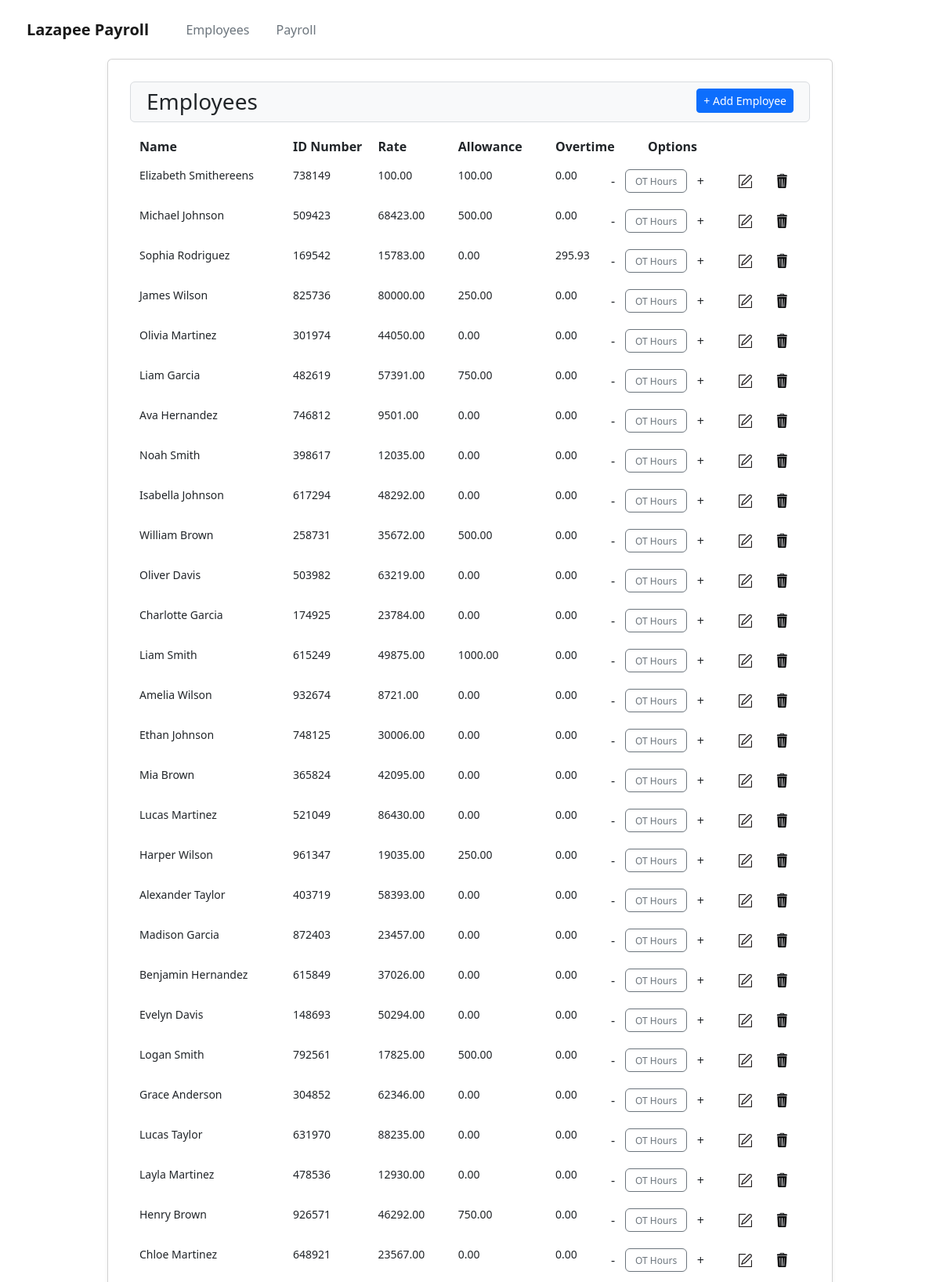
The page / (upper part) on the database its author committed.
### payroll_app/models.py (models this page shows, shortened)
class Employee(models.Model):
    name = models.CharField(max_length=25)
    id_number = models.IntegerField()
    rate = models.FloatField()
    overtime_hours = models.IntegerField(null=True, default=0)
    overtime_pay = models.FloatField(null=True, default=0)
    allowance = models.FloatField(null=True, default=0)

### payroll_app/views.py (the view)
# urls.py: path('', views.view_employees, name='view_employees'),
def view_employees(request):
    if request.method == "POST":
        pk = int(request.POST.get('pk'))
        hours = float(request.POST.get('overtime'))
        operation = request.POST.get('operation')
        if operation == 'minus':
            hours = -hours
        employee = Employee.objects.get(pk=pk)
        employee.overtime_hours = max(0, employee.overtime_hours + hours)
        employee.save()
        return JsonResponse({'overtime_pay': employee.overtime_pay})
    else:
        employee_objects = Employee.objects.all()
        return render(request, 'payroll_app/view_employees.html', {'employees':employee_objects})

### payroll_app/templates/payroll_app/view_employees.html (shortened to what this page needs)
{% extends 'payroll_app/base.html' %}
{% load static %}
{% block css %}
<link rel="stylesheet" href="{% static '/bootstrap/css/bootstrap-table.min.css' %}">
{% endblock %}
{% block content %}
<div class="col-12 card p-4 shadow-sm">
    <div class="row m-1 bg-light p-2 pb-0 rounded">
        <div class="col-6 text-start">
            <h3> Employees </h3>
        </div>
        <div class="col-6 text-end">
            <a class="btn btn-primary btn-sm" href="{% url 'create_employee' %}"> + Add Employee </a>
        </div>
    </div>
    <div class="p-2">
        <table id="employee-table" class="table table-hover" data-pagination-loop="false" data-pagination-parts="[pageSize, pageList]">
            <thead>
                <tr>
                    <th class="col-2"> Name </th>
                    <th class="col-1"> ID Number </th>
                    <th class="col-1"> Rate </th>
                    <th class="col-1"> Allowance </th>
                    <th class="col-1"> Overtime </th>
                    <th class="col-2"> Options </th>
                </tr>
            </thead>
            <tbody>
                {% for e in employees %}
                <tr>
                    <td> {{ e.name }} </td>
                    <td> {{ e.id_number }} </td>
                    <td> {{ e.rate | floatformat:"2" }} </td>
                    <td> {{ e.allowance | floatformat:"2" }} </td>
                    <td id="overtime-pay-{{ e.pk }}"> {{ e.overtime_pay | floatformat:"2" }} </td>
                    <td>
                        <div class="d-flex align-items-center justify-content-center m-0">
                            <button id="minus-button-{{ e.pk }}" class="btn overtime-minus hour-btn">
                                -
                            </button>
                            <input type="text" id="overtime-field-{{ e.pk }}" class="form-control overtime-field" placeholder="OT Hours" autocomplete="off">
                            <button id="plus-button-{{ e.pk }}" class="btn overtime-plus hour-btn">
                                +
                            </button>
                            <a href="{% url 'create_employee' pk=e.pk %}" class="btn opt">
                                <img src="{% static '/images/update.png' %}" width="21" height="21">
                            </a>
                            <a href="#" id="del-button-{{ e.pk }}" class="btn opt del-btn">
                                <img src="{% static '/images/delete.png' %}" width="21" height="20">
                            </a>
                        </div>
                    </td>
                </tr>
                {% endfor %}
            </tbody>
        </table>
    </div>
</div>
{% endblock %}

### payroll_app/templates/payroll_app/view_employees.html (style rules this page uses)
table, th, td, tr { border: none; }
td { font-size: 14px; }
.overtime-field { height: 30px; font-size: 12px; border: 1px solid var(--bs-secondary); }
.overtime-plus { line-height: 15px; height: 30px; margin-right: 2vh; }
.overtime-minus { line-height: 15px; height: 30px; margin-left: -2vh; }
.rounded { border: 1px solid #d9dce0; padding: 2%; }

### rows shown on the page
Employee: name "Elizabeth Smithereens", id_number "738149", rate "100.00", allowance "100.00", overtime_pay "0.00"
Employee: name "Michael Johnson", id_number "509423", rate "68423.00", allowance "500.00", overtime_pay "0.00"
Employee: name "Sophia Rodriguez", id_number "169542", rate "15783.00", allowance "0.00", overtime_pay "295.93"
Employee: name "James Wilson", id_number "825736", rate "80000.00", allowance "250.00", overtime_pay "0.00"
Employee: name "Olivia Martinez", id_number "301974", rate "44050.00", allowance "0.00", overtime_pay "0.00"
Employee: name "Liam Garcia", id_number "482619", rate "57391.00", allowance "750.00", overtime_pay "0.00"
Employee: name "Ava Hernandez", id_number "746812", rate "9501.00", allowance "0.00", overtime_pay "0.00"
Employee: name "Noah Smith", id_number "398617", rate "12035.00", allowance "0.00", overtime_pay "0.00"
Employee: name "Isabella Johnson", id_number "617294", rate "48292.00", allowance "0.00", overtime_pay "0.00"
Employee: name "William Brown", id_number "258731", rate "35672.00", allowance "500.00", overtime_pay "0.00"
Employee: name "Oliver Davis", id_number "503982", rate "63219.00", allowance "0.00", overtime_pay "0.00"
Employee: name "Charlotte Garcia", id_number "174925", rate "23784.00", allowance "0.00", overtime_pay "0.00"
Employee: name "Liam Smith", id_number "615249", rate "49875.00", allowance "1000.00", overtime_pay "0.00"
Employee: name "Amelia Wilson", id_number "932674", rate "8721.00", allowance "0.00", overtime_pay "0.00"
Employee: name "Ethan Johnson", id_number "748125", rate "30006.00", allowance "0.00", overtime_pay "0.00"
Employee: name "Mia Brown", id_number "365824", rate "42095.00", allowance "0.00", overtime_pay "0.00"
Employee: name "Lucas Martinez", id_number "521049", rate "86430.00", allowance "0.00", overtime_pay "0.00"
Employee: name "Harper Wilson", id_number "961347", rate "19035.00", allowance "250.00", overtime_pay "0.00"
Employee: name "Alexander Taylor", id_number "403719", rate "58393.00", allowance "0.00", overtime_pay "0.00"
Employee: name "Madison Garcia", id_number "872403", rate "23457.00", allowance "0.00", overtime_pay "0.00"
Employee: name "Benjamin Hernandez", id_number "615849", rate "37026.00", allowance "0.00", overtime_pay "0.00"
Employee: name "Evelyn Davis", id_number "148693", rate "50294.00", allowance "0.00", overtime_pay "0.00"
Employee: name "Logan Smith", id_number "792561", rate "17825.00", allowance "500.00", overtime_pay "0.00"
Employee: name "Grace Anderson", id_number "304852", rate "62346.00", allowance "0.00", overtime_pay "0.00"
Employee: name "Lucas Taylor", id_number "631970", rate "88235.00", allowance "0.00", overtime_pay "0.00"
Employee: name "Layla Martinez", id_number "478536", rate "12930.00", allowance "0.00", overtime_pay "0.00"
Employee: name "Henry Brown", id_number "926571", rate "46292.00", allowance "750.00", overtime_pay "0.00"
Employee: name "Chloe Martinez", id_number "648921", rate "23567.00", allowance "0.00", overtime_pay "0.00"
